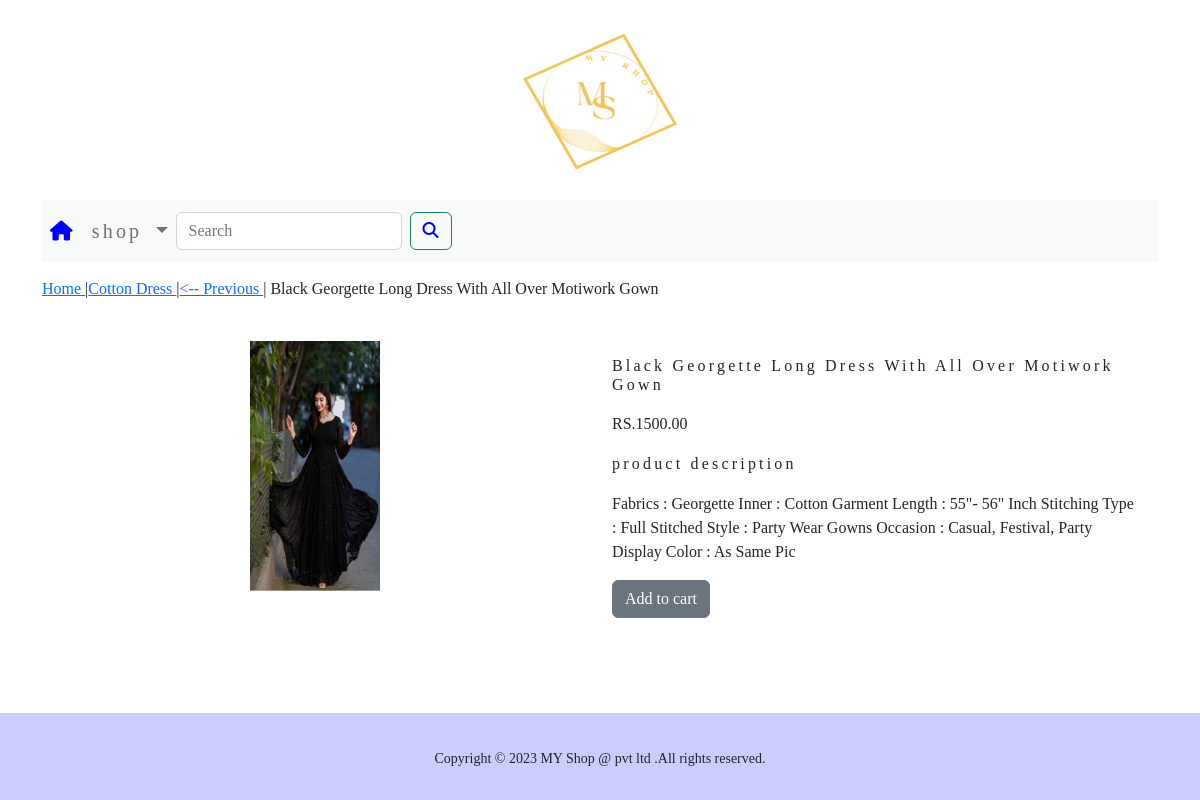
Page /shopp/cotton-dress/black-georgette-long-dress-with-all-over-motiwork-gown/ on the committed database.
### shopp/models.py (models this page shows, shortened)
class Product(models.Model):
    name=models.CharField(max_length=250,unique=True)
    slug=models.SlugField(max_length=250,unique=True)
    description=models.TextField(blank=True)
    price=models.DecimalField(max_digits=10,decimal_places=2)
    category=models.ForeignKey(Category,on_delete=models.CASCADE)
    image=models.ImageField(upload_to='product',blank=True)
    stock=models.IntegerField()
    available=models.BooleanField(default=True)
    created=models.DateTimeField(auto_now_add=True)
    updated=models.DateTimeField(auto_now=True)
    class Meta:
        ordering=('name',)
        verbose_name='product'
        verbose_name_plural='products'

class Category(models.Model):
    name=models.CharField(max_length=250,unique=True)
    slug=models.SlugField(max_length=250,unique=True)
    description=models.TextField(blank=True)
    image=models.ImageField(upload_to='category',blank=True)
    class Meta:
        ordering=('name',)
        verbose_name= 'category'
        verbose_name_plural= 'categories'
    def get_url(self):
        return reverse('shopp:products_by_category',args=[self.slug])
    def __str__(self):
        return '{}'.format(self.name)

### shopp/views.py (the view)
# urls.py: path('<slug:c_slug>/<slug:product_slug>/',views.ProDetail,name='ProdCatDetail'),
def ProDetail(request,c_slug,product_slug):
   try:
      products=Product.objects.get(category__slug=c_slug,slug=product_slug)
   except Exception as e:
      raise e
   return render(request,"product.html",{'product':products})

### cart/context_processors.py (called while the page is built)
def counter(request):
    item_count = 0
    if 'admin' in request.path:
        return {}
    else:
        try:
            cart = Cart.objects.filter(cart_id=_cart_id(request))
            cart_items = Cartitems.objects.all().filter(cart=cart[:1])
            for cart_item in cart_items:
                item_count += cart_item.quantity
        except Cart.DoesNotExist:
            item_count = 0
        return dict(item_count=item_count)

### cart/views.py (called while the page is built)
def _cart_id(request):
    cart = request.session.session_key
    if not cart:
        cart = request.session.create()
    return cart

### shopp/context_processors.py (called while the page is built)
def menu_links(request):
    links=Category.objects.all()
    return dict(links=links)

### templates/product.html (shortened to what this page needs)
{% extends 'base.html' %}
{% load static %}
{% block content %}
<div class="row my_prod_row_class">
    <div class="mx_auto">
        <p><a href="{% url 'shopp:allproductCat' %}"> Home </a>  |<a href="{{product.category.get_url}}">{{product.category}} </a>|<a href="{% url 'shopp:allproductCat' %}"><-- Previous </a> | {{product.name}}</p>
    </div>
<div class="container">
<br>
    <div class="row">
        <div class="col-12 col-sm-12 col-md-12 col-lg-6 text-center">
            <div style="min-width:18rem">
                <img src="{{product.image.url}}" alt="{{product.name}}" width="130px" height="250px">
            </div>
        </div>
        <div class="col-12 col-sm-12 col-md-12 col-lg-6">
             <div>
        <h1 class="my_prod_title">{{product.name}}</h1>
        <p>RS.{{product.price}}</p>
        <p class="my_title">product description</p>
        <p class="text-justify my_prod_text">{{product.description}}</p>
        {% if product.stock <= 0 %}
            <p class="text-justify my_prod_text"><b>Out of Stock</b></p>
        {% else %}
            <a class="btn btn-secondary" href="{% url 'cart:add_cart' product.id %}">Add to cart</a>
        {% endif %}
    </div>
    </div>
</div>
</div>
</div>
{% endblock %}

### static/css/custom.css (style rules this page uses)
body { position:relative; margin:0; min-height:100vh; padding-bottom:6.74rem; display:flex; flex-direction:column; box-sizing:inherit; }
.my_title { font-size:16px; text_transform:uppercase; letter-spacing: .2em; }
.my_prod_row_class { padding-top:15px; padding-bottom:20px; }
.my_prod_title { font-size:16px; text_transform:uppercase; letter-spacing:.2em; padding-top:15px; padding-bottom:10px; }
.my_prod_text { padding-right:20px; }

### rows in the picture
Product: category "Cotton Dress", name "Black Georgette Long Dress With All Over Motiwork Gown", image (picture), price "1500.00", description "Fabrics : Georgette Inner : Cotton Garment Length : 55\"- 56\" Inch Stitching Type : Full Stitched Style : Party Wear Gowns Occasion : Casual, Festival, Party Display Color : As Same Pic"
